Frame 1 (no input): blank canvas, image omitted
Frame 60 (no input): blank canvas, image omitted
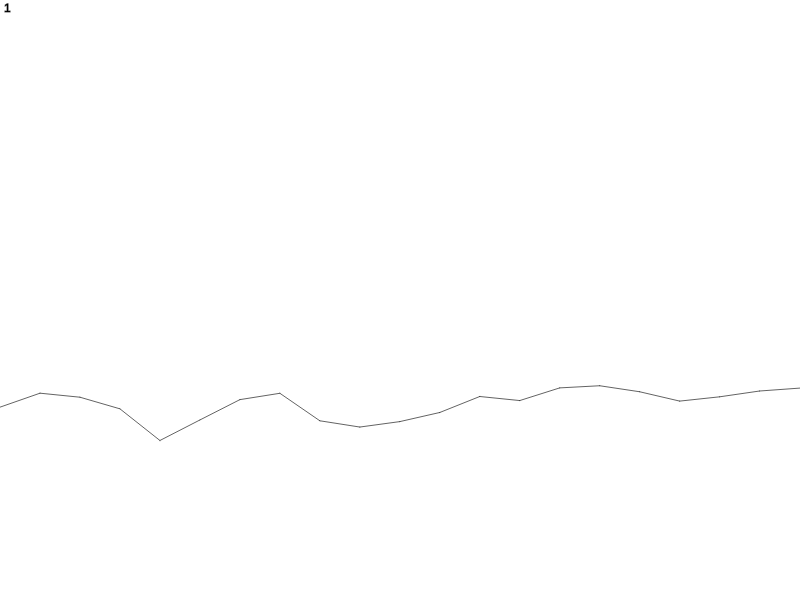
Frame 120 (the mouse pressed at the canvas centre since frame 60)

The p5.js sketch whose frames 1 and 60 were blank and that drew this single picture after the mouse press (run headless with seeded random() and noise() and a simulated clock; from frame 60 on, the mouse is pressed at the canvas centre):

// p5.js sketch
// ── sketch.js
var listBranches = [];

// --------------------------------------------
function setup()
{
  	createCanvas(displayWidth, displayHeight);
}

// --------------------------------------------
function draw()
{
	background(255);
	for (var i=listBranches.length-1;i>=0;i--)
	{
		listBranches[i].grow();
		listBranches[i].draw();
		if (listBranches[i].age==0) listBranches.splice(i,1);
	}
	text(listBranches.length, 4,12);
}

// --------------------------------------------
function mousePressed()
{
	var newBranche = new Branche( random( height/2-100, height/2+100) );
	listBranches.push( newBranche );

}


// --------------------------------------------
function Branche(yin_)
{
	this.points = [];
	this.x = 0;
	this.xoffset = random(2);
	this.yin = yin_;

	this.age = 100;
	this.arrived = false; 
	this.xspeed = random(10,50);

	this.grow = function()
	{
		if (this.x <= width)
		{
			var y = this.yin + 150*noise( 0.01*this.x + this.xoffset );
			this.points.push( {x : this.x, y : y} );

			this.x += this.xspeed;
		}
		else
		{
			this.arrived = true;
		}

		if (this.arrived)
		{
			this.age -=1;
			if (this.age<0)
				this.age = 0;

		}
	}
	
	this.draw = function()
	{
		stroke(0, map(this.age,100,0,255,0));
		for (var i=0 ; i<this.points.length-1; i++)
		{
			line( this.points[i].x, this.points[i].y, this.points[i+1].x, this.points[i+1].y);
		}
	}

}
